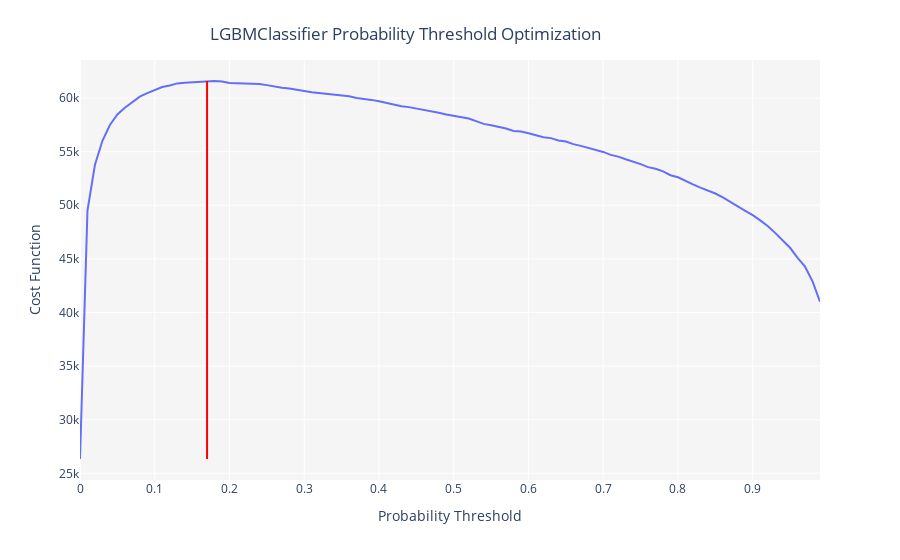

Notebook cell for this chart:
### Code cell
optimize_threshold(tuned_lgbm, 
                   true_negative = 2, 
                   false_negative = -3,
                   true_positive = 3,
                   false_positive = 0
                  )

### Figure 1 — Plotly figure (JSON) as saved in the notebook; plotly's stock layout.template omitted (floating-point values rounded to 4 significant figures)
{"data": [{"hovertemplate": "Probability Threshold=%{x}<br>Cost Function=%{y}<extra></extra>", "legendgroup": "", "line": {"color": "#636efa", "dash": "solid", "shape": "linear"}, "mode": "lines", "name": "", "orientation": "v", "showlegend": false, "type": "scatter", "x": [0, 0.01, 0.02, 0.03, 0.04, 0.05, 0.06, 0.07, 0.08, 0.09, 0.1, 0.11, 0.12, 0.13, 0.14, 0.15, 0.16, 0.17, 0.18, 0.19, 0.2, 0.21, 0.22, 0.23, 0.24, 0.25, 0.26, 0.27, 0.28, 0.29, 0.3, 0.31, 0.32, 0.33, 0.34, 0.35, 0.36, 0.37, 0.38, 0.39, 0.4, 0.41, 0.42, 0.43, 0.44, 0.45, 0.46, 0.47, 0.48, 0.49, 0.5, 0.51, 0.52, 0.53, 0.54, 0.55, 0.56, 0.57, 0.58, 0.59, 0.6, 0.61, 0.62, 0.63, 0.64, 0.65, 0.66, 0.67, 0.68, 0.69, 0.7, 0.71, 0.72, 0.73, 0.74, 0.75, 0.76, 0.77, 0.78, 0.79, 0.8, 0.81, 0.82, 0.83, 0.84, 0.85, 0.86, 0.87, 0.88, 0.89, 0.9, 0.91, 0.92, 0.93, 0.94, 0.95, 0.96, 0.97, 0.98, 0.99], "xaxis": "x", "y": [26334, 49510, 53772, 56014, 57486, 58462, 59094, 59632, 60136, 60460, 60746, 61024, 61164, 61366, 61436, 61476, 61504, 61590, 61588, 61540, 61404, 61378, 61376, 61332, 61320, 61206, 61052, 60968, 60890, 60802, 60658, 60538, 60472, 60428, 60346, 60248, 60170, 60000, 59930, 59828, 59694, 59530, 59404, 59244, 59154, 59040, 58926, 58812, 58630, 58470, 58340, 58202, 58094, 57852, 57590, 57460, 57306, 57154, 56924, 56876, 56712, 56550, 56346, 56262, 56048, 55948, 55702, 55540, 55368, 55216, 54974, 54702, 54538, 54292, 54094, 53842, 53554, 53398, 53160, 52804, 52610, 52264, 51950, 51650, 51382, 51096, 50726, 50350, 49896, 49482, 49086, 48594, 48066, 47424, 46742, 46034, 45102, 44272, 42898, 41000], "yaxis": "y"}], "layout": {"legend": {"tracegroupgap": 0}, "margin": {"t": 60}, "plot_bgcolor": "rgb(245,245,245)", "shapes": [{"line": {"color": "red", "width": 2}, "type": "line", "x0": 0.17, "x1": 0.17, "y0": 26334, "y1": 61590}], "title": {"text": "LGBMClassifier Probability Threshold Optimization", "x": 0.45, "xanchor": "center", "y": 0.95, "yanchor": "top"}, "xaxis": {"anchor": "y", "domain": [0, 1], "title": {"text": "Probability Threshold"}}, "yaxis": {"anchor": "x", "domain": [0, 1], "title": {"text": "Cost Function"}}}}
